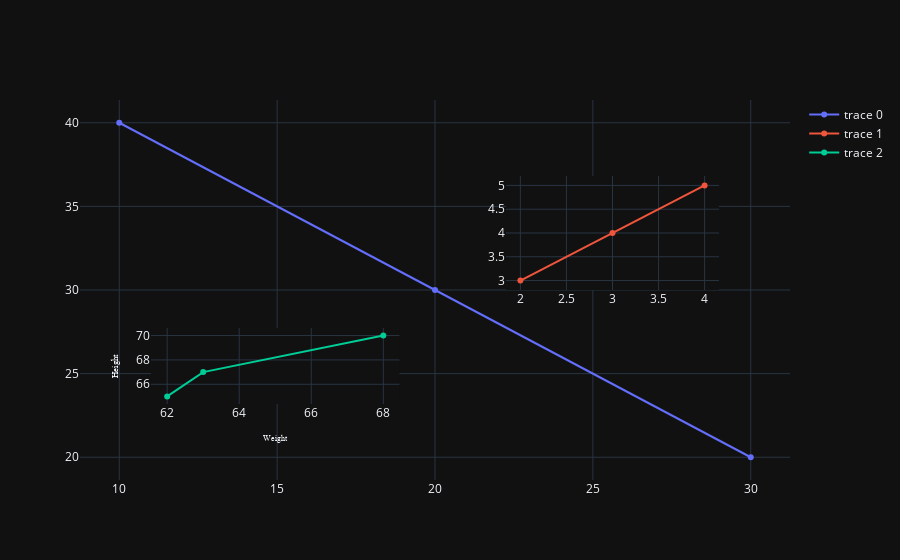

Notebook cell for this chart:
### Code cell
trace0 = go.Scatter(
    x=[10, 20, 30],
    y=[40, 30, 20]
)

trace1 = go.Scatter(
    x=[2, 3, 4],
    y=[3, 4, 5],
    xaxis='x2',
    yaxis='y2'
)

trace2 = go.Scatter(
    x=[62, 63, 68],
    y=[65, 67, 70],
    xaxis='x3',
    yaxis='y3'
)
data = [trace0, trace1, trace2]

layout = go.Layout(
    xaxis2=dict(domain=[0.6, 0.9], anchor='y2'),
    yaxis2=dict(domain=[0.5, 0.8], anchor='x2'),
    xaxis3=dict(domain=[0.1, 0.45], anchor='y3', title=dict(text='Weight',
                                                            font=dict(family='arial', size=8))),
    yaxis3=dict(domain=[0.2, 0.4], anchor='x3', title=dict(text='Height',
                                                           font=dict(
                                                               family='Arial', size=9
                                                           )))
)
figure = go.Figure(data=data, layout=layout)
offline.iplot(figure)

### Figure 1 — Plotly figure (JSON) as saved in the notebook; plotly's stock layout.template omitted (floating-point values rounded to 4 significant figures)
{"data": [{"x": [10, 20, 30], "y": [40, 30, 20], "type": "scatter"}, {"x": [2, 3, 4], "xaxis": "x2", "y": [3, 4, 5], "yaxis": "y2", "type": "scatter"}, {"x": [62, 63, 68], "xaxis": "x3", "y": [65, 67, 70], "yaxis": "y3", "type": "scatter"}], "layout": {"xaxis2": {"anchor": "y2", "domain": [0.6, 0.9]}, "yaxis2": {"anchor": "x2", "domain": [0.5, 0.8]}, "xaxis3": {"anchor": "y3", "domain": [0.1, 0.45], "title": {"font": {"family": "arial", "size": 8}, "text": "Weight"}}, "yaxis3": {"anchor": "x3", "domain": [0.2, 0.4], "title": {"font": {"family": "Arial", "size": 9}, "text": "Height"}}}}
